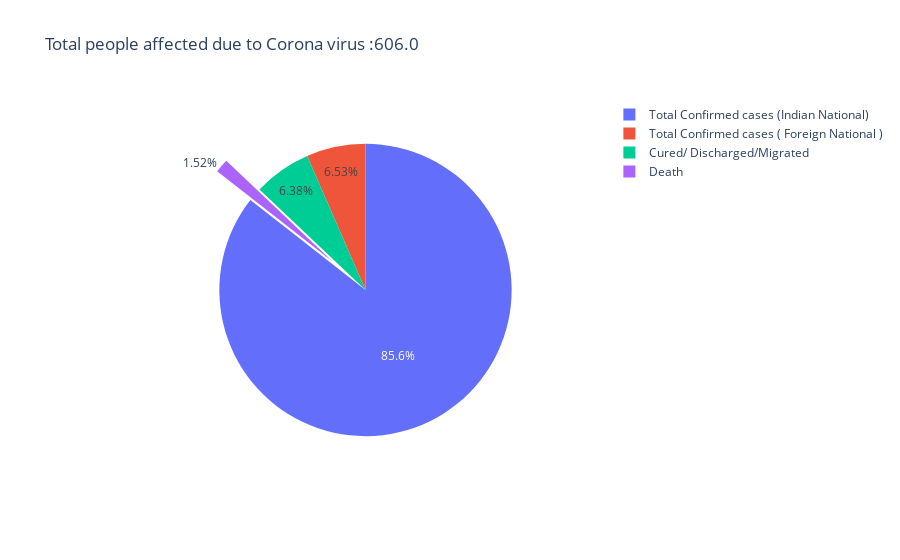

Notebook code cell kept with this figure:
### Code cell
fig = go.Figure(data=[go.Pie(labels=df2.loc["total"].index, values=df2.loc["total"].values, pull=[0, 0, 0, 0,0.3])])
fig.update_layout(
    title_text=("Total people affected due to Corona virus :"+str(df1.loc["total"]["TotalCases"])))
fig.show()

### Figure 1 — Plotly figure (JSON) as saved in the notebook; plotly's stock layout.template omitted (floating-point values rounded to 4 significant figures)
{"data": [{"labels": ["Name of State / UT", "Total Confirmed cases (Indian National)", "Total Confirmed cases ( Foreign National )", "Cured/ Discharged/Migrated", "Death"], "pull": [0, 0, 0, 0, 0.3], "type": "pie", "values": [null, 563, 43, 42, 10]}], "layout": {"title": {"text": "Total people affected due to Corona virus :606.0"}}}
